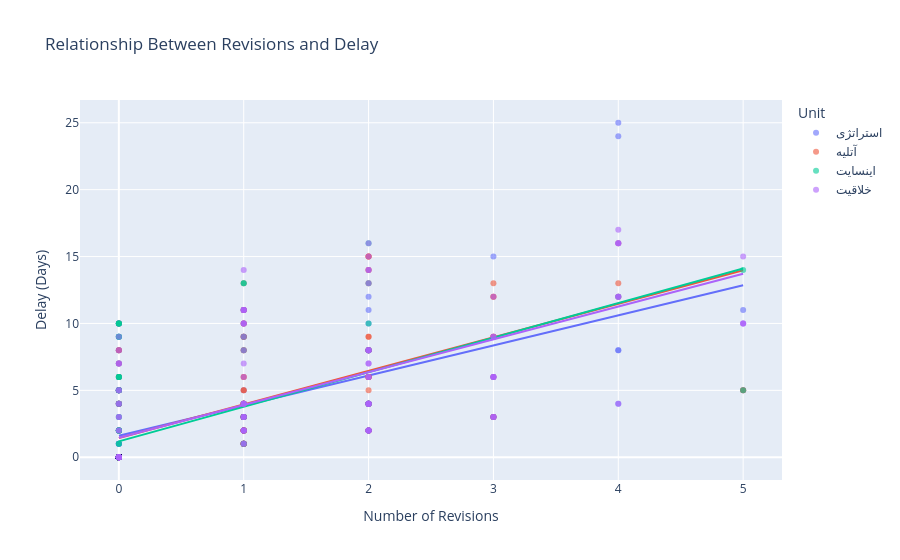

Notebook code cell kept with this figure:
### Code cell
fig = px.scatter(
    df,
    x='Revision_Count',
    y='Delay_Days',
    color='Unit',
    title="Relationship Between Revisions and Delay",
    labels={'Revision_Count': 'Number of Revisions', 'Delay_Days': 'Delay (Days)'},
    opacity=0.6,
    trendline="ols"
)
fig.show()

### Figure 1 — Plotly figure (JSON) as saved in the notebook; plotly's stock layout.template omitted (floating-point values rounded to 4 significant figures; data arrays with more than 128 entries replaced by an {"elided": "..."} marker saying what was removed)
{"data": [{"hovertemplate": "Unit=استراتژی<br>Number of Revisions=%{x}<br>Delay (Days)=%{y}<extra></extra>", "legendgroup": "استراتژی", "marker": {"color": "#636efa", "opacity": 0.6, "symbol": "circle"}, "mode": "markers", "name": "استراتژی", "orientation": "v", "showlegend": true, "type": "scatter", "x": {"elided": "154 int values"}, "xaxis": "x", "y": {"elided": "154 int values"}, "yaxis": "y"}, {"hovertemplate": "<b>OLS trendline</b><br>Delay_Days = 2.24914 * Revision_Count + 1.60282<br>R<sup>2</sup>=0.349436<br><br>Unit=استراتژی<br>Number of Revisions=%{x}<br>Delay (Days)=%{y} <b>(trend)</b><extra></extra>", "legendgroup": "استراتژی", "marker": {"color": "#636efa", "symbol": "circle"}, "mode": "lines", "name": "استراتژی", "showlegend": false, "type": "scatter", "x": {"elided": "154 int values"}, "xaxis": "x", "y": {"elided": "154 float values"}, "yaxis": "y"}, {"hovertemplate": "Unit=آتلیه<br>Number of Revisions=%{x}<br>Delay (Days)=%{y}<extra></extra>", "legendgroup": "آتلیه", "marker": {"color": "#EF553B", "opacity": 0.6, "symbol": "circle"}, "mode": "markers", "name": "آتلیه", "orientation": "v", "showlegend": true, "type": "scatter", "x": {"elided": "151 int values"}, "xaxis": "x", "y": {"elided": "151 int values"}, "yaxis": "y"}, {"hovertemplate": "<b>OLS trendline</b><br>Delay_Days = 2.50776 * Revision_Count + 1.43977<br>R<sup>2</sup>=0.420485<br><br>Unit=آتلیه<br>Number of Revisions=%{x}<br>Delay (Days)=%{y} <b>(trend)</b><extra></extra>", "legendgroup": "آتلیه", "marker": {"color": "#EF553B", "symbol": "circle"}, "mode": "lines", "name": "آتلیه", "showlegend": false, "type": "scatter", "x": {"elided": "151 int values"}, "xaxis": "x", "y": {"elided": "151 float values"}, "yaxis": "y"}, {"hovertemplate": "Unit=اینسایت<br>Number of Revisions=%{x}<br>Delay (Days)=%{y}<extra></extra>", "legendgroup": "اینسایت", "marker": {"color": "#00cc96", "opacity": 0.6, "symbol": "circle"}, "mode": "markers", "name": "اینسایت", "orientation": "v", "showlegend": true, "type": "scatter", "x": {"elided": "152 int values"}, "xaxis": "x", "y": {"elided": "152 int values"}, "yaxis": "y"}, {"hovertemplate": "<b>OLS trendline</b><br>Delay_Days = 2.58466 * Revision_Count + 1.18936<br>R<sup>2</sup>=0.325600<br><br>Unit=اینسایت<br>Number of Revisions=%{x}<br>Delay (Days)=%{y} <b>(trend)</b><extra></extra>", "legendgroup": "اینسایت", "marker": {"color": "#00cc96", "symbol": "circle"}, "mode": "lines", "name": "اینسایت", "showlegend": false, "type": "scatter", "x": {"elided": "152 int values"}, "xaxis": "x", "y": {"elided": "152 float values"}, "yaxis": "y"}, {"hovertemplate": "Unit=خلاقیت<br>Number of Revisions=%{x}<br>Delay (Days)=%{y}<extra></extra>", "legendgroup": "خلاقیت", "marker": {"color": "#ab63fa", "opacity": 0.6, "symbol": "circle"}, "mode": "markers", "name": "خلاقیت", "orientation": "v", "showlegend": true, "type": "scatter", "x": {"elided": "143 int values"}, "xaxis": "x", "y": {"elided": "143 int values"}, "yaxis": "y"}, {"hovertemplate": "<b>OLS trendline</b><br>Delay_Days = 2.45232 * Revision_Count + 1.45961<br>R<sup>2</sup>=0.491290<br><br>Unit=خلاقیت<br>Number of Revisions=%{x}<br>Delay (Days)=%{y} <b>(trend)</b><extra></extra>", "legendgroup": "خلاقیت", "marker": {"color": "#ab63fa", "symbol": "circle"}, "mode": "lines", "name": "خلاقیت", "showlegend": false, "type": "scatter", "x": {"elided": "143 int values"}, "xaxis": "x", "y": {"elided": "143 float values"}, "yaxis": "y"}], "layout": {"legend": {"title": {"text": "Unit"}, "tracegroupgap": 0}, "title": {"text": "Relationship Between Revisions and Delay"}, "xaxis": {"anchor": "y", "domain": [0, 1], "title": {"text": "Number of Revisions"}}, "yaxis": {"anchor": "x", "domain": [0, 1], "title": {"text": "Delay (Days)"}}}}
